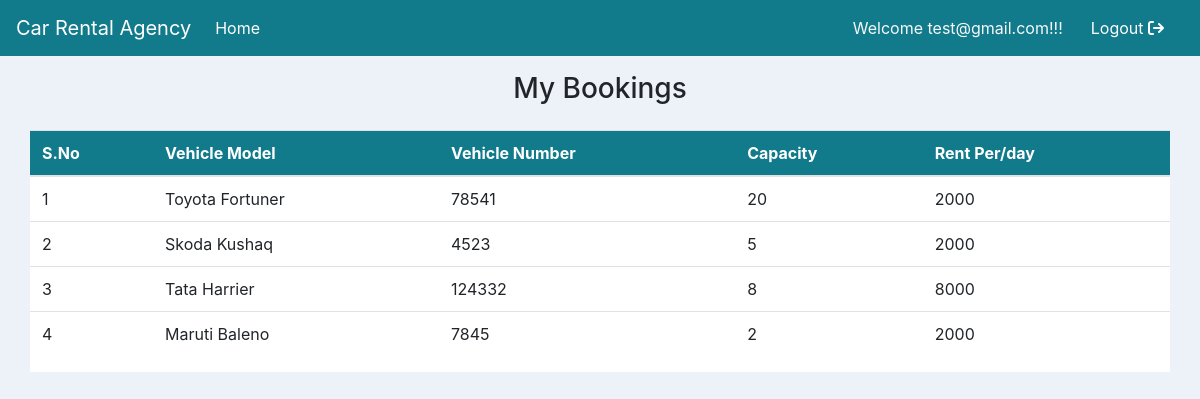
Before: /pages/Customer/Booking/myBookings.php (signed in) with the older database file.
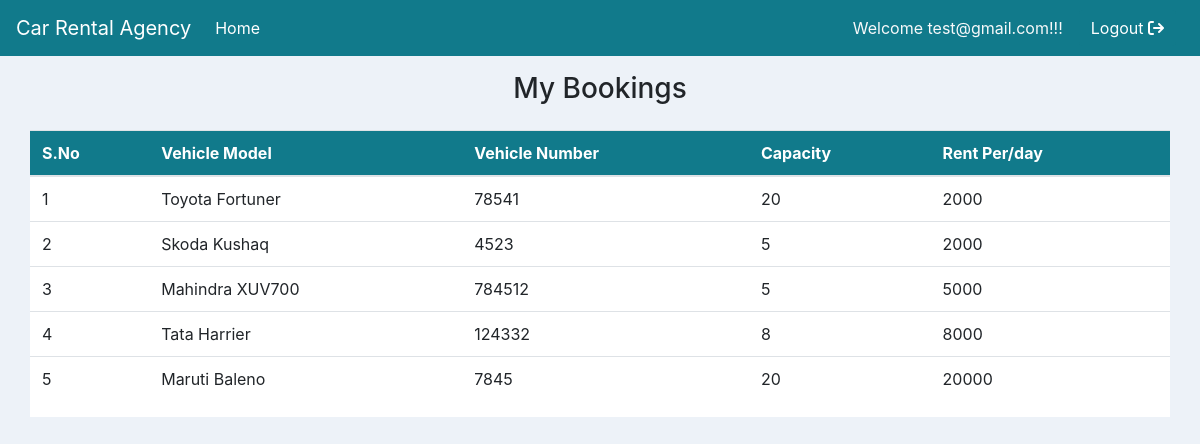
After: the same page with the newer database file.
### tables this page shows
CREATE TABLE `added_cars` (
  `car_id` varchar(255) NOT NULL,
  `car_model` varchar(255) NOT NULL,
  `car_number` varchar(255) NOT NULL,
  `capacity` int(255) NOT NULL,
  `rent` int(255) NOT NULL,
  `availability` varchar(255) NOT NULL,
  `added_by` varchar(255) NOT NULL
);

### pages/Customer/Booking/myBookings.php (the view, shortened to what this page needs)
<?php
include '../../../db_connect.php';
include '../../../navbar.php';
?>
<html>
<head>
  <link rel="stylesheet" href="https://cdn.jsdelivr.net/npm/bootstrap@4.6.2/dist/css/bootstrap.min.css">
  <link rel="stylesheet" href="https://cdnjs.cloudflare.com/ajax/libs/font-awesome/6.4.0/css/all.min.css">
  <link rel="stylesheet" href="../../../css/styles.css" />
</head>
<body>
  <div class="mx-4">
    <h3 class="my-3 text-center">My Bookings</h3>
    <div class="container-sm mt-4 p-0" style="margin-top:70px; background-color: #fff">
      <div class="table-responsive">
        <table class="table">
          <thead>
            <tr>
              <th scope="col">S.No</th>
              <th scope="col">Vehicle Model</th>
              <th scope="col">Vehicle Number</th>
              <th scope="col">Capacity</th>
              <th scope="col">Rent Per/day</th>
            </tr>
          </thead>
          <tbody>
            <?php
            $user = $_SESSION['custo_mail'];
            $sno = 1;
            $query = mysqli_query($db, "select car_model, car_number, capacity, rent from added_cars,booked_cars
          where added_cars.car_id= booked_cars.car_id
          and booked_cars.booked_customer='$user'");
            if ($query) {
              if (mysqli_num_rows($query) == 0) {
                echo '</table><tr><center><p class="text-secondary">No Cars Are Booked</p></center></tr>';
              } else {
                while ($fetch = mysqli_fetch_assoc($query)) {
                  echo '
                      <tr>
                          <td>' . $sno++ . '</td>
                          <td>' . $fetch['car_model'] . '</td>
                          <td>' . $fetch['car_number'] . '</td>
                          <td>' . $fetch['capacity'] . '</td>
                          <td>' . $fetch['rent'] . '</td>
                      </tr>';
                }
              }
            }
            ?>
          </tbody>
        </table>
      </div>
    </div>
  </div>
</body>
</html>

### navbar.php (shortened to what this page needs)
<?php
$agent = "../../../pages/Customer/Dashboard/index.php";
?>
<nav class="navbar navbar-expand-lg navbar-dark bg-primary">
  <a class="navbar-brand " href="<?php echo $agent; ?>">Car Rental Agency</a>
  <div class="collapse navbar-collapse" id="navbarSupportedContent">
    <ul class="navbar-nav mr-auto">
      <li class="nav-item active mr-4">
        <a class="nav-link " href="<?php echo $agent; ?>">Home <span class="sr-only">(current)</span></a>
      </li>
    </ul>
    <?php
    if (isset($_SESSION['custo_mail'])) {
      echo '<div class="row mx-2 align-items-center">
                <span class="text-light mr-3">Welcome ' . $_SESSION['custo_mail'] . '!!!</span>
                <a href="../../../logout.php" class="btn btn-primary">Logout <i class="fas fa-sign-out" style="color:white"></i></a>
              </div>';
    } elseif (isset($_SESSION['agency_email'])) {
      echo '<div class="row mx-2 align-items-center">
                <span class="text-light mr-3">Welcome ' . $_SESSION['agency_email'] . '!!!</span>
                <a href="../../../logout.php" class="btn btn-primary">Logout <i class="fas fa-sign-out" style="color:white"></i></a>
              </div>';
    } else {
      echo '<a href="../Login/customerLogin.php" class="btn btn-primary">Login <i class="fas fa-sign-in" style="color:white"></i></a>';
    }
    ?>
  </div>
</nav>

### css/styles.css (style rules this page uses)
a { text-decoration: none; }
body { background-color: #EDF2F8; }
.table thead { background-color: #117a8b !important; color: white; }
.btn-primary, .bg-primary { background-color: #117a8b !important; border: 0; border-color: transparent !important; }

Changed rows visible on the page:
now on this page (row edited): added_cars: car_model "Mahindra XUV700", car_number "784512", capacity "5", rent "5000"
changed added_cars "Maruti Baleno": capacity "2" → "20"; rent "2000" → "20000"
